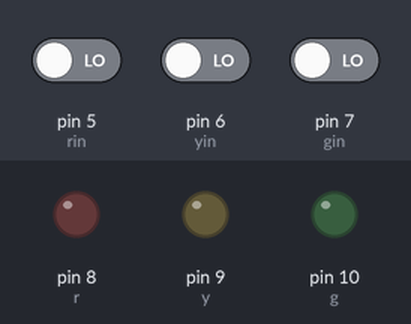
The sketch below on a simulated Arduino Uno, built with avr-gcc and run on an emulated ATmega328P. Shown: output pins drawn as LEDs (lit = HIGH). The test bench sets the inputs (shaded band); at power-on: pin 5 (rin) LOW, pin 6 (yin) LOW, pin 7 (gin) LOW.

Above: at 1.2 s.
1.3 s: pin 5 (rin) driven HIGH
At 1.6 s:
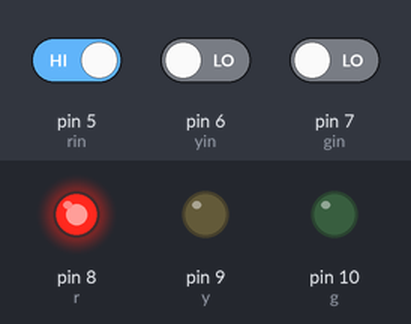
2.8 s: pin 6 (yin) driven HIGH
At 4.0 s:
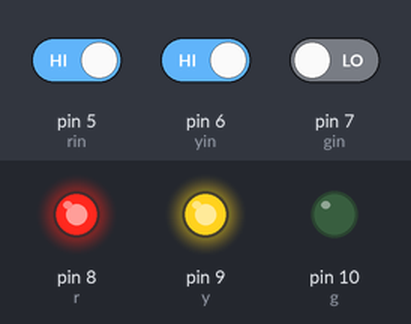
4.3 s: pin 7 (gin) driven HIGH
At 5.1 s:
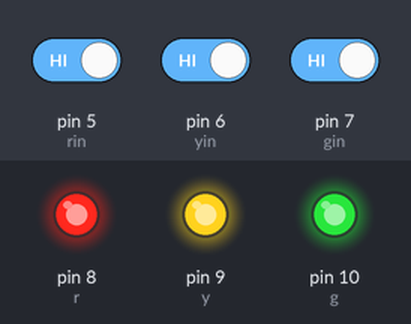
5.8 s: pin 5 (rin) driven LOW
At 6.3 s:
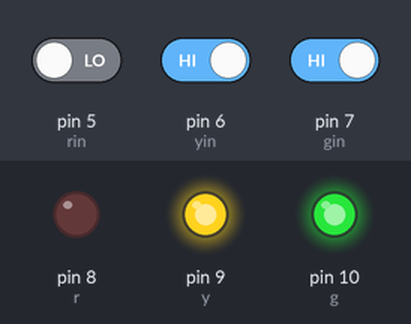
7.3 s: pin 6 (yin) driven LOW
At 8.5 s:
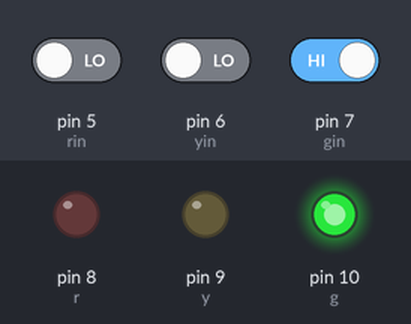
8.8 s: pin 5 (rin) driven HIGH
At 9.8 s:
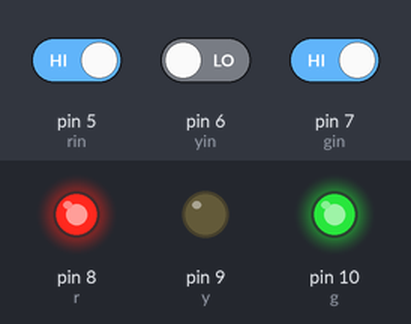
Timing chart, 0 to 11.3 s (numbered marks = the images above; inputs shaded):
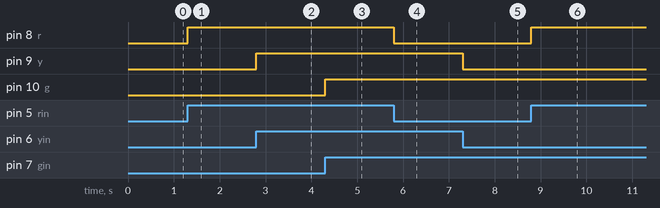

The sketch:

led3.ino
```cpp
int r = 8;
int y = 9;
int g = 10;

int rin = 5;
int yin = 6;
int gin = 7;

int rv;
int yv;
int gv;

void setup() {
  // put your setup code here, to run once:
  pinMode(r, OUTPUT);
  pinMode(y, OUTPUT);
  pinMode(g, OUTPUT);
  pinMode(rin, INPUT);
  pinMode(yin, INPUT);
  pinMode(gin, INPUT);
}

void turnOn(int led, bool isOn) {
  if (isOn) {
    digitalWrite(led, HIGH);
  } else {
    digitalWrite(led, LOW);
  }
}

void loop() {
  // put your main code here, to run repeatedly:
  gv = digitalRead(gin);
  turnOn(g, gv);
  yv = digitalRead(yin);
  turnOn(y, yv);
  rv = digitalRead(rin);
  turnOn(r, rv);
  //if (gv == LOW)
  //  digitalWrite(ledpin, LOW);
  // else
  //  digitalWrite(ledpin, HIGH);
}
```

Measured:
- after the input at 1.3 s, pin 8 (r): LOW → HIGH at once
- after the input at 2.8 s, pin 9 (y): LOW → HIGH at once
- after the input at 4.3 s, pin 10 (g): LOW → HIGH at once
- after the input at 5.8 s, pin 8 (r): HIGH → LOW at once
- after the input at 7.3 s, pin 9 (y): HIGH → LOW at once
- after the input at 8.8 s, pin 8 (r): LOW → HIGH at once
